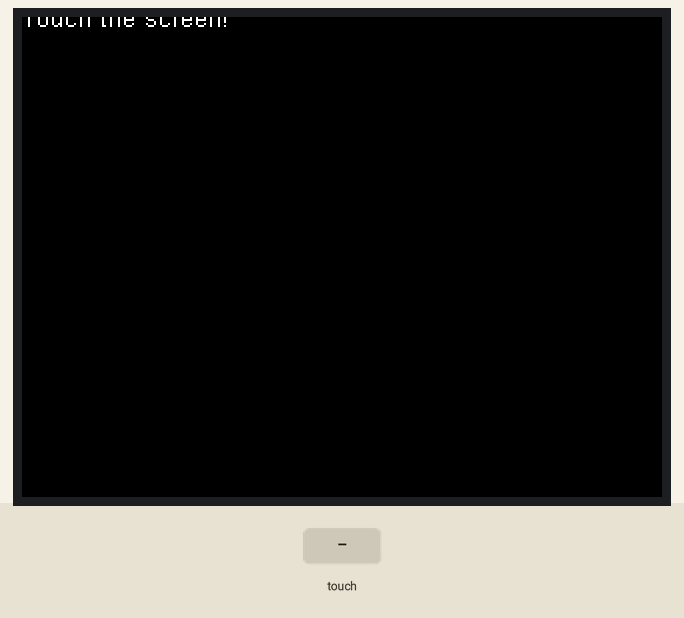
Simulated run of this program. Board: CircuitPython board. Parts: 320×240 colour display. Inputs (shaded band) come from the test bench.

Above: at 1.2 s.
1.3 s: touch panel pressed at 13 % / 10 % of its raw x / y range
At 2.4 s:
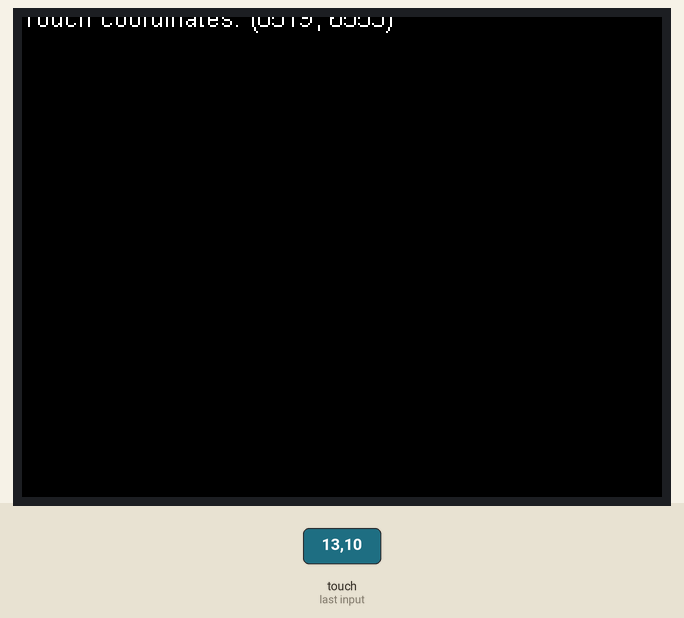
2.8 s: touch panel pressed at 38 % / 10 % of its raw x / y range
At 3.5 s:
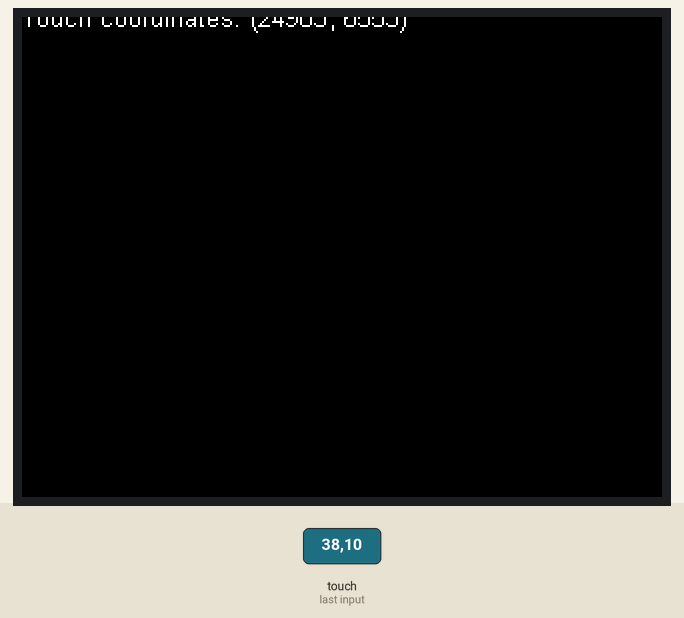
Timing chart, 0 to 5.8 s (numbered marks = the images above; inputs shaded):
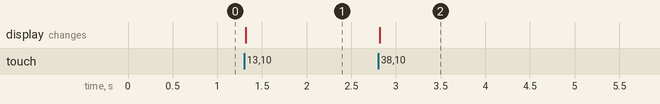

Measured:
- after the input at 1.3 s, the display: changes at once (image 1)
- after the input at 2.8 s, the display: changes at once (image 2)

The program:

touchscreen.py
```python
import board
import displayio
import adafruit_touchscreen
from adafruit_bitmap_font import bitmap_font
from adafruit_display_text.label import Label

# Set up the display
display = board.DISPLAY
splash = displayio.Group()
display.show(splash)

# Set up the touch screen
touchscreen = adafruit_touchscreen.Touchscreen(board.TOUCH_XL, board.TOUCH_XR, board.TOUCH_YD, board.TOUCH_YU, calibration=((5200, 59000), (5800, 57000)))

# Set up the font
font = bitmap_font.load_font("/fonts/Arial-12.bdf")
font.load_glyphs(b'abcdefghijklmnopqrstuvwxyzABCDEFGHIJKLMNOPQRSTUVWXYZ1234567890')

# Set up the label
label = Label(font, text="Touch the screen!", color=0xFFFFFF, anchored_position=(0.2 * display.width, 200 * display.height))
splash.append(label)

# Main loop
while True:
    # Wait for a touch
    touch = touchscreen.touch_point

    if touch is not None:
        # Update the label with touch coordinates
        label.text = "Touch coordinates: ({}, {})".format(touch[0], touch[1])
```
